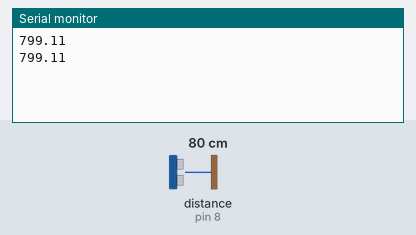
Bench run of a sketch on a simulated Arduino Uno, built with avr-gcc and run on an emulated ATmega328P. Parts: the last lines printed to the serial monitor. Wiring (inferred from the names in the program): ultrasonic range finder: trigger pin 7; echo pin 8. The inputs (shaded band) are chosen by the test bench; at power-on: distance to the obstacle (sensor on pin 8) 80 cm. The echo pulse lasts 58.3 µs per cm.

Above: at 1.6 s.
1.7 s: distance to the obstacle (sensor on pin 8) set to 2 cm
At 1.7 s:
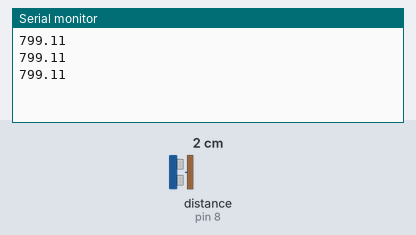
3.2 s: distance to the obstacle (sensor on pin 8) set to 4 cm
At 3.9 s:
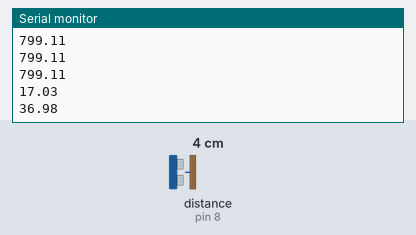
Timing chart, 0 to 6.2 s (numbered marks = the images above; inputs shaded):
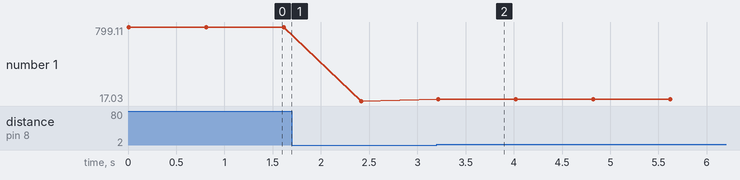

Measured:
- after the input at 3.2 s, the serial monitor: prints a new line at once (image 2)
- plotted number 1: 799.11 → 17.03 after the input at 1.7 s, 17.03 → 36.98 after the input at 3.2 s

The sketch:

_150109_FirstUltrasonicDistSensor.ino
```cpp
/*
objective: first test in using ultrasonic range finder
main idea: will use "pulsein(...)" function to help
  understand how range finder works, plus making simple
  copy-and-paste code for other projects

  UPDATE: code works reliably, sensor has a range of about 1-80in (3-200cm).
  code below has been changed from what was found online, note that data sheet
  asks for a 10us trigger, but 100us trigger has been more reliable, i.e. provides
  less out-of-range errors (returning zero while within range).

*/


#define trigPin 7
#define echoPin 8


float ultrasound_mm(){
	digitalWrite(trigPin, HIGH);
	delayMicroseconds(20);
	digitalWrite(trigPin, LOW);

	float t_us = pulseIn(echoPin, HIGH); //time to return in microseconds
	//return t_us;
	return t_us*.172; //.172 = 3430 mm/us * 1/2

}


void setup() {
	Serial.begin (9600);
	pinMode(trigPin, OUTPUT);
	pinMode(echoPin, INPUT);
}

void loop() {

// 	digitalWrite(trigPin, HIGH);
// 	delayMicroseconds(100);
// 	digitalWrite(trigPin, LOW);
//
// 	int dist_cm = pulseIn(echoPin, HIGH); //time to return in microseconds
// 	dist_cm = dist_cm*.0172; //.0172 = 343 cm/us * 1/2
	Serial.println(ultrasound_mm());
	delay(800);
}
```
